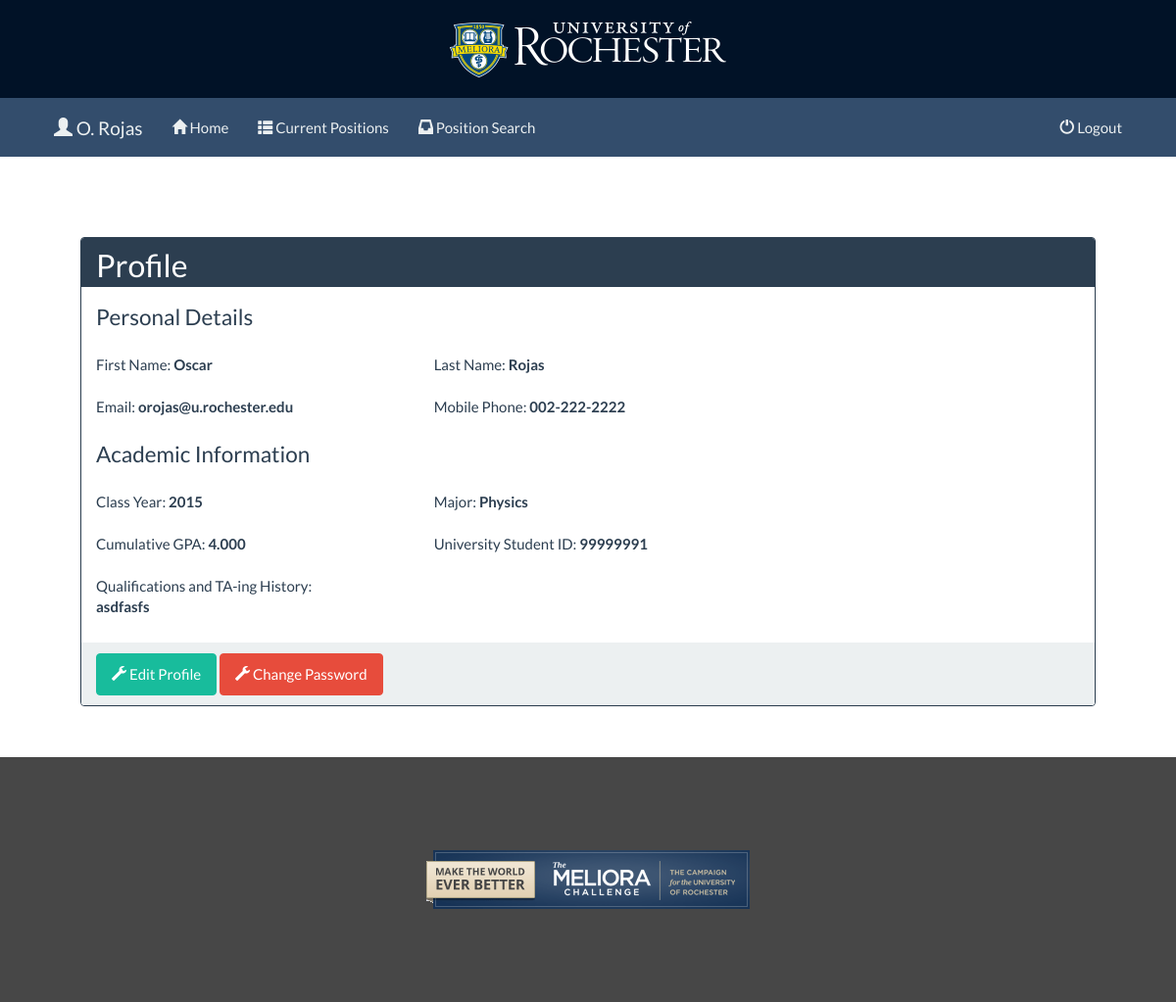
Page /student/profile.php (signed in) on the committed database.
### tables this page shows
CREATE TABLE IF NOT EXISTS `Users` (
  `userID` bigint(20) NOT NULL AUTO_INCREMENT,
  `email` varchar(254) NOT NULL,
  `emailVerified` boolean NOT NULL,
  `password` varchar(255) NULL,
  `passwordReset` boolean NOT NULL,
  `firstName` varchar(40) NOT NULL,
  `lastName` varchar(40) NOT NULL,
  `creatorID` bigint(20) NULL,
  `createTime` timestamp NOT NULL,
  `type` int(11) NOT NULL,  

  PRIMARY KEY (`userID`),
  UNIQUE KEY (`email`),
  KEY (`firstName`),
  KEY (`lastName`),
  FOREIGN KEY (`creatorID`) REFERENCES `Users` (`userID`)
);

CREATE TABLE IF NOT EXISTS `Students` (
  `userID` bigint(20) NOT NULL,
  `mobilePhone` bigint(20) NOT NULL,
  `major` varchar(75) NOT NULL,
  `gpa` decimal(4,3) NOT NULL,
  `classYear` year NOT NULL,
  `aboutMe` longtext NOT NULL,
  `reputation` int(10) NOT NULL,
  `universityID` bigint(20) NOT NULL,

  PRIMARY KEY (`userID`),
  FOREIGN KEY (`userID`) REFERENCES `Users` (`userID`) ON DELETE CASCADE
);

### common/User.php (called while the page is built, shortened)
<?php
abstract class User {
	public static function getUserByID($id, $check_type = -1) {
		$sql = 'SELECT * FROM Users WHERE userID = :id';
		$args = array(':id' => $id);
		if ($check_type >= 0) {
			$sql .= ' AND type = :type';
			$args[':type'] = $check_type;
		}
		$user_row = Database::executeGetRow($sql, $args);
		return User::getUserSubclassObject($user_row);
	}
	private static function getUserSubclassObject($user_row) {
		$args = array(':id' => $user_row['userID']);
		switch ($user_row['type']) {
		case STUDENT:
			$row = Database::executeGetRow('SELECT * FROM Students WHERE userID = :id', $args);
			return new Student($user_row, $row);
		}
		return null;
	}
	public static function formatPhone($number) {
		$digits = strlen($number);
		if (empty($number)) {
			return '';
		} elseif ($digits <= 7) {
			$number = str_repeat('0', 7 - $digits) . $number;
			return substr($number, 0, 3).'-'.substr($number, 3);
		} elseif ($digits <= 10) {
			$number = str_repeat('0', 10 - $digits) . $number;
			return substr($number, 0, 3).'-'.substr($number, 3, 3).'-'.substr($number, 6);
		} elseif ($digits == 11) {
			return '+'.$number[0].'-'.substr($number, 1, 3).'-'.substr($number, 4, 3).'-'.substr($number, 7);
		} else {
			return $number;
		}
	}
	protected function __construct($user_row) {
		$this->id = $user_row['userID'];
		$this->email = $user_row['email'];
		$this->firstName = $user_row['firstName'];
		$this->lastName = $user_row['lastName'];
	}
	public function getID() { return $this->id; }
	public function getEmail() { return $this->email; }
	public function getFirstName() { return $this->firstName; }
	public function getLastName() { return $this->lastName; }
	public function getFILName() {
		return $this->firstName[0].'. '.$this->lastName;
	}
	protected $id;
	protected $email;
	protected $firstName;
	protected $lastName;
}

### db.php (called while the page is built, shortened)
<?php
require_once 'session.php';
require_once 'common/User.php';
require_once 'common/Student.php';
final class Database {
	private static $db_conn = null;
	public static function connect() {
		$db_dsn = DATABASE_TYPE.':host='.DATABASE_PATH.';dbname='.DATABASE_NAME;
		try {
			Database::$db_conn = new PDO($db_dsn, DATABASE_USERNAME, DATABASE_PASSWORD);
			Database::$db_conn->setAttribute(PDO::ATTR_ERRMODE, PDO::ERRMODE_EXCEPTION);
		} catch (PDOException $ex) {
			$error = new TarsException(Event::SERVER_DBERROR, Event::SERVER_DBERROR, $ex);
			echo $error->toHTML();
			exit;
		}
	}
	public static function execute($sql, $args) {
		$stmt = Database::$db_conn->prepare($sql);
		$stmt->execute($args);
		return $stmt;
	}
	public static function executeGetRow($sql, $args) {
		$stmt = Database::execute($sql, $args);
		$result = $stmt->fetch(PDO::FETCH_ASSOC);
		return $result;
	}
}

### session.php (called while the page is built, shortened)
<?php
final class LoginSession {
	private static $cached = false;
	private static $cachedUserObj = null;
	public static function sessionContinue($user_type = -1) {
		$user = null;
		try {
			$user = LoginSession::getLoggedInUser($user_type);
		} catch (PDOException $ex) {
			throw new TarsException(Event::SERVER_DBERROR, Event::SESSION_CONTINUE, $ex);
		}
		return $user;
	}
	public static function getLoggedInUser($expect_type = -1) {
		if (LoginSession::$cached == false) {
			LoginSession::$cachedUserObj = isset($_SESSION['userID']) ?
				User::getUserByID($_SESSION['userID'], $expect_type) : null;
			LoginSession::$cached = true;
		}
		return LoginSession::$cachedUserObj;
	}
}

### common/Student.php (called while the page is built, shortened)
<?php
final class Student extends User {
	public function __construct($user_row, $student_row) {
		if ($student_row) {
			$this->mobilePhone = $student_row['mobilePhone'];
			$this->classYear = $student_row['classYear'];
			$this->major = $student_row['major'];
			$this->gpa = $student_row['gpa'];
			$this->universityID = $student_row['universityID'];
			$this->aboutMe = $student_row['aboutMe'];
		}
	}
	public function getMobilePhoneDisplay() { return User::formatPhone($this->mobilePhone);	}
	public function getMajor() { return $this->major; }
	public function getGPA() { return $this->gpa; }
	public function getClassYear() { return $this->classYear; }
	public function getAboutMe() { return $this->aboutMe; }
	public function getUniversityID() { return $this->universityID; }
	private $mobilePhone;
	private $major;
	private $gpa;
	private $classYear;
	private $aboutMe;
	private $universityID;
}

### student/profile.php (the view, shortened to what this page needs)
<?php
require_once '../db.php';
$error = null;
$student = null;
try {
	$student = LoginSession::sessionContinue(STUDENT);
} catch (TarsException $ex) {
	$error = $ex;
}
?>
<!DOCTYPE html>
<html lang="en">
	<head>
		<link href="../css/bootstrap.min.css" rel="stylesheet" />
		<link href="../css/bootstrap-validator.min.css" rel="stylesheet" />
		<link href="student.css" rel="stylesheet" />
	</head>
<body>
		<div id="page-wrapper">
<?php
require 'header.php';
?>
			<div id="content">
<?php
if ($error == null || $error->getAction() != Event::SESSION_CONTINUE) {
?>
				<div class="container">
					<div class="panel panel-primary">
						<div class="panel-heading">
							<h4 class="panel-title panelHeader">Profile</h4>
						</div>
						<div class="panel-body">
							<div class="row">
								<div class="col-xs-8">
									<legend>Personal Details</legend>
									<div class="row">
										<div class="col-xs-6">
										First Name: <strong id="cur-firstName"><?= $student->getFirstName() ?></strong>
										</div>
										<div class="col-xs-6">
										Last Name: <strong id="cur-lastName"><?= $student->getLastName() ?></strong>
										</div>
									</div>
									<br>
									<div class="row">
										<div class="col-xs-6">
										Email: <strong id="cur-email"><?= $student->getEmail() ?></strong>
										</div>
										<div class="col-xs-6">
										Mobile Phone: <strong id="cur-mobilePhone"><?= $student->getMobilePhoneDisplay() ?></strong>
										</div>
									</div>
									<br>
									<legend>Academic Information</legend>
									<div class="row">
										<div class="col-xs-6">
										Class Year: <strong id="cur-classYear"><?= $student->getClassYear() ?></strong>
										</div>
										<div class="col-xs-6">
										Major: <strong id="cur-major"><?= $student->getMajor() ?></strong>
										</div>
									</div>
									<br>
									<div class="row">
										<div class="col-xs-6">
										Cumulative GPA: <strong id="cur-classYear"><?= $student->getGPA() ?></strong>
										</div>
										<div class="col-xs-6">
										University Student ID: <strong id="cur-universityID"><?= $student->getUniversityID() ?></strong>
										</div>
									</div>
									<br>
									<div class="row">
										<div class="col-xs-12">
										Qualifications and TA-ing History:<p><strong style="white-space: pre" id="cur-aboutMe"><?= $student->getAboutMe() ?></strong></p>
										</div>
									</div>
								</div>
							</div>
						</div>
						<div class="panel-footer">
							<button data-target="#profile-modal" data-toggle="modal" data-usertype="<?= STUDENT ?>" data-userid="<?= $student->getID() ?>" name="editProfileButton" class="btn btn-success edit-profile"><span class="glyphicon glyphicon-wrench"></span> Edit Profile</button>
							<button data-target="#password-modal" data-toggle="modal" data-userid="<?= $student->getID() ?>" id="changePasswordButton" name="changePasswordButton" class="btn btn-danger change-password"><span class="glyphicon glyphicon-wrench"></span> Change Password</button>
						</div>
					</div>
				</div>
<?php
}
?>
			</div>
			<div id="footer">
			</div>
		</div>
	</body>
</html>

### student/header.php (shortened to what this page needs)
			<div id="header">
<?php
if (!isset($error) || $error == null || $error->getAction() != Event::SESSION_CONTINUE) {
	$header_items = array(
		'home' => array('icon' => 'home', 'link' => 'student.php', 'text' => 'Home'),
		'curp' => array('icon' => 'th-list', 'link' => 'cur_pos.php', 'text' => 'Current Positions'),
		'search' => array('icon' => 'inbox', 'link' => 'search.php', 'text' => 'Position Search'));
?>
				<div class="row" id="navbar-theme">
					<nav class="navbar navbar-default navbar-static-top" role="navigation">
						<div class="container-fluid">
							<div class="navbar-header active">
								<a class="navbar-brand" href="profile.php"><span class="glyphicon glyphicon-user"></span> <?= $student->getFILName() ?></a>
							</div>
							<div class="collapse navbar-collapse" id="navigationbar">
								<ul class="nav navbar-nav">
<?php
	foreach ($header_items as $key => $item) {
		$atext = '';
		echo "<li$atext><a href=\"$item[link]\"><span class=\"glyphicon glyphicon-$item[icon]\"></span> $item[text]</a></li>";
	}
?>
								</ul>
								<ul class="nav navbar-nav navbar-right">
									<li><a href="../logout.php"><span class="glyphicon glyphicon-off"></span> Logout</a></li>
								</ul>
							</div>
						</div>
					</nav>
				</div>
<?php
}
?>
			</div>

### student/student.css (style rules this page uses)
html,body { margin: 0; padding: 0; height: 100%; overflow-x: hidden; }
#page-wrapper { min-height: 100%; width: 100%; position: relative; }
#header { background-image: url('../images/header-logo.png'); background-repeat: no-repeat; background-color: #011227; background-position: center; padding: 10px; color: #a2c2db; margin: 0; height: 100px; }
#content { padding: 10px; margin-top: 80px; padding-bottom: 250px; }
#footer { width: 100%; background-image: url('../images/meliora_challenge_330x60.png'); background-repeat: no-repeat; background-color: #474747; background-position: center; color: #ffffff; position: absolute; height: 250px; bottom: 0; left: 0; }
#navbar-theme { background-color: #334d6c; padding-right: 45px; padding-left: 45px; padding-top: 0px; padding-bottom: 0px; color: #a2c2db; height: 60px; margin-top: 90px; }
.panel-heading { height: 50px; }
.navbar-default { background-color: #334d6c; border-color: #334d6c; }
.navbar-default .navbar-brand { color: #ecf0f1; }
.navbar-default .navbar-nav > li > a { color: #ecf0f1; }
.navbar-default .navbar-collapse, .navbar-default .navbar-form { border-color: #ecf0f1; }
.panel { margin: 52px; }
.panel-title { font-size: 32px; }

### rows in the picture
users: $student->getFILName() "O. Rojas", firstName "Oscar", lastName "Rojas", email "orojas@u.rochester.edu"
students: mobilePhone "002-222-2222", classYear "2015", major "Physics", gpa "4.000", universityID "99999991", aboutMe "asdfasfs"

### other values in the picture
$item[text] "Home"
$item[text] "Current Positions"
$item[text] "Position Search"
